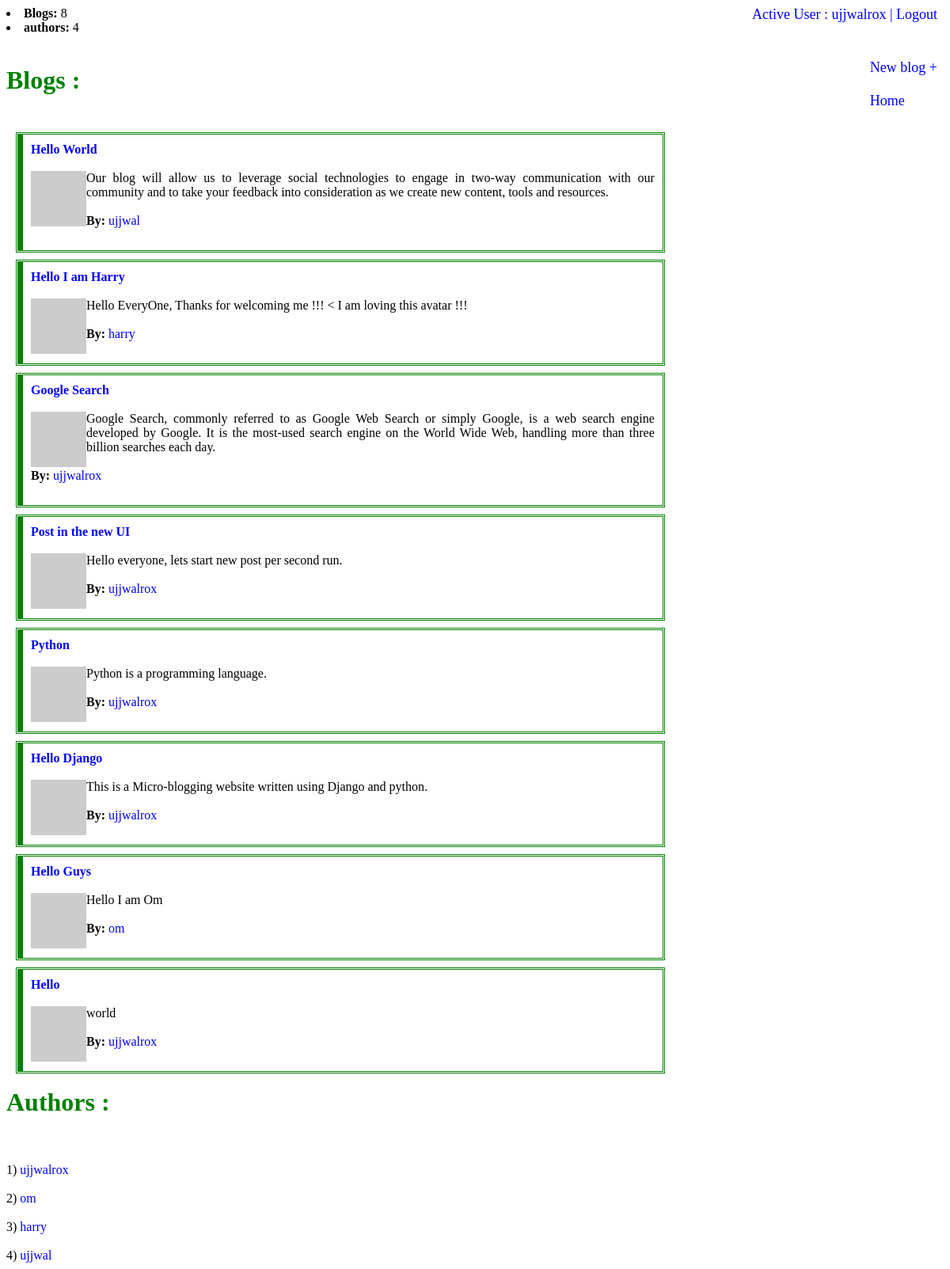
Page /blog/ (signed in) on the committed database.
### blog/models.py (models this page shows, shortened)
class blog(models.Model):
	title = models.CharField(max_length=100, unique=True)
	body = models.TextField()
	posted = models.DateField(db_index=True, auto_now_add=True)
	category = models.ManyToManyField(Category, help_text='Select a category for this post')
	author = models.ForeignKey('Author', on_delete=models.CASCADE)
	class Meta:
		ordering = ["-posted"]
	def get_link(self):
		return self.pk

class Author(models.Model):
	user = models.OneToOneField(
		User,
		on_delete=models.CASCADE,
		primary_key=True,
		)
	first_name = models.CharField(max_length=100, null=True)
	last_name = models.CharField(max_length=100, null=True)
	date_of_birth = models.DateField(null=True, blank=True)
	date_of_death = models.DateField('Died', null=True, blank=True)

### blog/views.py (the view)
# urls.py: path('', views.index, name='index'),
def index(request):
	num_blog = blog.objects.all().count()
	num_authors=Author.objects.count()
	blogs = blog.objects.all()
	authors = Author.objects.all()
	return render(
		request,
		'index.html',
		context={'num_blog':num_blog, 'num_authors':num_authors, 'blogs':blogs, 'authors':authors,},
		)

### blog/templates/index.html (shortened to what this page needs)
{% extends "base.html" %}
{% block content %}
<li><strong>Blogs:</strong> {{ num_blog }}</li>
<li><strong>authors:</strong> {{ num_authors }}</li>
<br>
<h1 style="color:green;font-family:verdana;"> Blogs : </h1><br>
{% for blog in blogs %}
<div class="one">
 <a href={% url 'index' %}{{ blog.get_link }}> <strong>{{ blog.title }}</strong></a><br><br>
 <div>
	<img src="https://avatars.dicebear.com/v2/male/{{blog.author.user.username }}.svg" >
</div>
{{ blog.body }}
<br><br>
<b>By: </b>
{% if blog.author != NONE %}
<a href="{% url 'profile' blog.author.user.username %}">{{blog.author.user.username }}</a>
{% else %}
Anonymous
{% endif %}
<br>
<br>
</div>
{% endfor %}
<h1 style="color:green;font-family:verdana;"> Authors : </h1><br>
{% for author in authors %}
<br>{{  forloop.counter  }})
<a href="{% url 'profile' author.user.username %}">
{{author.user.username}}
</a>
<br>
{% endfor %}
{% endblock %}

### blog/templates/base.html (shortened to what this page needs)
<!DOCTYPE html>
<html lang="en">
<head>
</head>
<body>
 <div class="topright">
 	{% if user.username != "" %}
 	Active User :
 	{{ user.username }} |
    <a href="{% url 'LogOut' %}">Logout</a>
	{% else %}
	<a href="{% url 'login' %}">Login</a> |
    <a href="{% url 'SignUp' %}">SignUp</a>
	{% endif %}
    <br><br><br>
 </div>
 <div class="topright2">
        <a href="{% url 'newblog' %}">New blog +</a>
<br><br>
<a href="{% url 'index' %}">Home</a>
</div>
  {% block content %}{% endblock %}
</body>
</html>

### blog/templates/base.html (style rules this page uses)
.topright { position: absolute; top: 8px; right: 16px; font-size: 18px; color: blue; }
.topright2 { position: absolute; top: 75px; right: 16px; font-size: 18px; color: blue; }
body { background-image: url("https://encrypted-tbn0.gstatic.com/images?q=tbn:ANd9GcRj2m8z_NvHsByT0sVqx91-qj3PpvVtJqE1XRs7nb2IbAC04kib"); }
.one { border-left: 6px solid green; background-color: white; margin-top: 10px; margin-bottom: 15px; margin-right: 30%; margin-left: 15px; padding-top: 10px; padding-right: 10px; padding-bottom: 10px; padding-left: 10px; outline-style: double; outline-color: green; text-align: justify; }
a { text-decoration: none; color: blue; }
img { float: left; height: 70px; width: 70px; }

### rows in the picture
blog: title "Hello World", body "Our blog will allow us to leverage social technologies to engage in two-way communication with our community and to take your feedback into consideration as we create new content, tools and resources.", author.user.username "ujjwal"
blog: title "Hello I am Harry", body "Hello EveryOne, Thanks for welcoming me !!! < I am loving this avatar !!!", author.user.username "harry"
blog: title "Google Search", body "Google Search, commonly referred to as Google Web Search or simply Google, is a web search engine developed by Google. It is the most-used search engine on the World Wide Web, handling more than three billion searches each day.", author.user.username "ujjwalrox"
blog: title "Post in the new UI", body "Hello everyone, lets start new post per second run.", author.user.username "ujjwalrox"
blog: title "Python", body "Python is a programming language.", author.user.username "ujjwalrox"
blog: title "Hello Django", body "This is a Micro-blogging website written using Django and python.", author.user.username "ujjwalrox"
blog: title "Hello Guys", body "Hello I am Om", author.user.username "om"
blog: title "Hello", body "world", author.user.username "ujjwalrox"
Author: user.username "ujjwalrox"
Author: user.username "om"
Author: user.username "harry"
Author: user.username "ujjwal"

### other values in the picture
{{ user.username }} "ujjwalrox"
{{ num_blog }} "8"
{{ num_authors }} "4"
